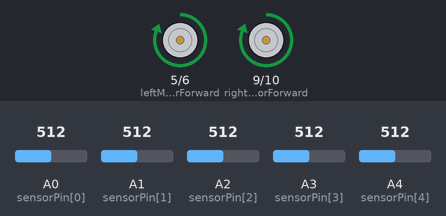
This sketch was run on a simulated Arduino Uno, built with avr-gcc and run on an emulated ATmega328P. Shown: motor-driver pin pairs drawn as motors (green arrow = first pin HIGH = forward, orange = second pin HIGH = backward, longer = more drive). The inputs (shaded band) are chosen by the test bench; at power-on: A3 (sensorPin[3]) = 512, A0 (sensorPin[0]) = 512, A1 (sensorPin[1]) = 512, A2 (sensorPin[2]) = 512, A4 (sensorPin[4]) = 512.

Above: at 1.2 s.
1.3 s: A3 (sensorPin[3]) set to 494
At 2.5 s:
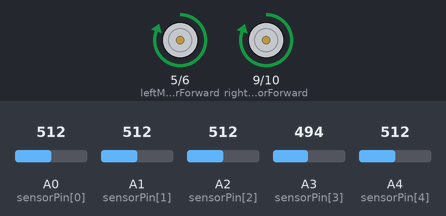
2.8 s: A0 (sensorPin[0]) set to 490
At 3.7 s:
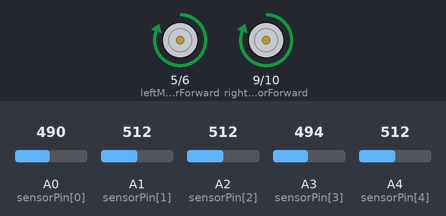
4.3 s: A1 (sensorPin[1]) set to 489
At 4.9 s:
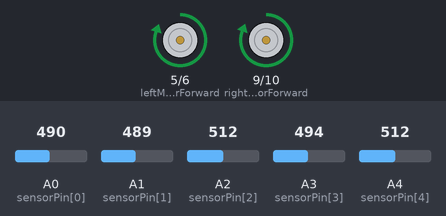
5.8 s: A2 (sensorPin[2]) set to 490
At 7.0 s:
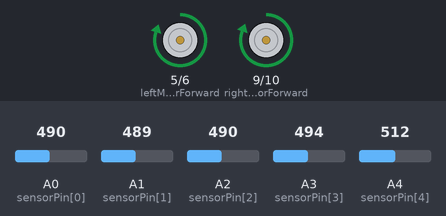
7.3 s: A4 (sensorPin[4]) set to 490
At 8.4 s:
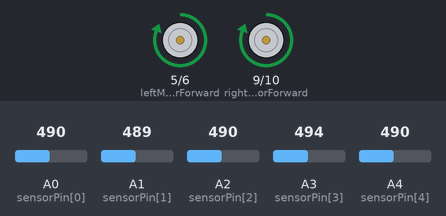
Timing chart, 0 to 9.8 s (numbered marks = the images above; inputs shaded):
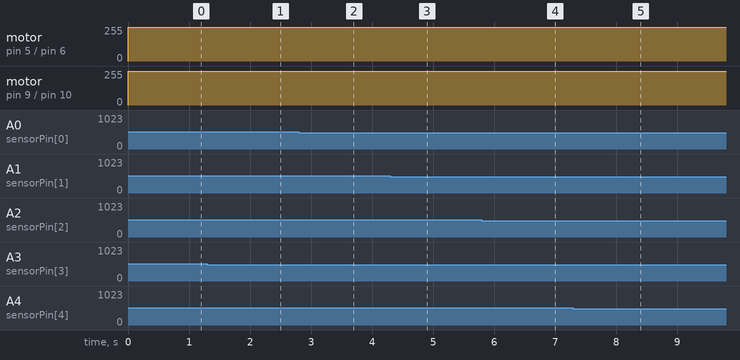

Measured:
- after the input at 1.3 s, motor on pin 9 (rightMotorForward) / pin 10 (rightMotorBackward): forward 255/255 → forward 254/255 at once
- after the input at 2.8 s, motor on pin 9 (rightMotorForward) / pin 10 (rightMotorBackward): forward 254/255 → forward 255/255 at once
- after the input at 4.3 s, motor on pin 5 (leftMotorForward) / pin 6 (leftMotorBackward): forward 255/255 → forward 254/255 at once
- after the input at 5.8 s, motor on pin 5 (leftMotorForward) / pin 6 (leftMotorBackward): forward 254/255 → forward 253/255 at once
- after the input at 7.3 s, motor on pin 5 (leftMotorForward) / pin 6 (leftMotorBackward): forward 253/255 → forward 255/255 at once

The sketch:

Line_following_uno_pid.ino
```cpp
// Pin configuration
const int leftMotorForward = 5;
const int leftMotorBackward = 6;
const int rightMotorForward = 9;
const int rightMotorBackward = 10;

const int sensorPin[5] = {A0, A1, A2, A3, A4}; // IR sensors connected to analog pins

// PID Constants
float Kp = 1.0;
float Ki = 0.0;
float Kd = 0.0;

// Variables
int sensorValue[5]; // Array to store IR sensor values
float error, lastError = 0, integral = 0, derivative = 0;
int motorSpeed = 255;  // Maximum motor speed
int threshold = 500;  // Threshold for line detection

void setup() {
  // Initialize motors
  pinMode(leftMotorForward, OUTPUT);
  pinMode(leftMotorBackward, OUTPUT);
  pinMode(rightMotorForward, OUTPUT);
  pinMode(rightMotorBackward, OUTPUT);

  // Initialize sensor pins
  for (int i = 0; i < 5; i++) {
    pinMode(sensorPin[i], INPUT);
  }
}

void loop() {
  // Read IR sensors
  for (int i = 0; i < 5; i++) {
    sensorValue[i] = analogRead(sensorPin[i]);
  }

  // Calculate error based on the sensor readings
  error = calculateError();

  // PID calculations
  integral += error;
  derivative = error - lastError;
  float output = Kp * error + Ki * integral + Kd * derivative;

  // Apply PID output to motors
  moveRobot(output);

  // Update last error
  lastError = error;
}

float calculateError() {
  long total = 0;
  long weightedSum = 0;

  // Check sensor states and calculate weighted sum
  for (int i = 0; i < 5; i++) {
    if (sensorValue[i] > threshold) {  // Line detected
      total += 1;
      weightedSum += i * 1;
    }
  }

  // If no sensors detect the line
  if (total == 0) {
    return 0;  // No error
  }

  // Return the calculated error
  return (weightedSum / total) - 2; // Center the error around 0
}

void moveRobot(float pidOutput) {
  int leftSpeed = motorSpeed - pidOutput;
  int rightSpeed = motorSpeed + pidOutput;

  // Limit motor speeds to prevent overflow
  leftSpeed = constrain(leftSpeed, -motorSpeed, motorSpeed);
  rightSpeed = constrain(rightSpeed, -motorSpeed, motorSpeed);

  if (leftSpeed > 0) {
    analogWrite(leftMotorForward, leftSpeed);
    analogWrite(leftMotorBackward, 0);
  } else {
    analogWrite(leftMotorForward, 0);
    analogWrite(leftMotorBackward, -leftSpeed);
  }

  if (rightSpeed > 0) {
    analogWrite(rightMotorForward, rightSpeed);
    analogWrite(rightMotorBackward, 0);
  } else {
    analogWrite(rightMotorForward, 0);
    analogWrite(rightMotorBackward, -rightSpeed);
  }
}
```
